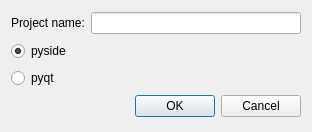
<?xml version="1.0" encoding="UTF-8"?>
<ui version="4.0">
 <class>DialogNewProject</class>
 <widget class="QDialog" name="DialogNewProject">
  <property name="geometry">
   <rect>
    <x>0</x>
    <y>0</y>
    <width>312</width>
    <height>132</height>
   </rect>
  </property>
  <property name="windowTitle">
   <string>New project</string>
  </property>
  <layout class="QVBoxLayout" name="verticalLayout">
   <item>
    <layout class="QHBoxLayout" name="horizontalLayout">
     <item>
      <widget class="QLabel" name="label">
       <property name="text">
        <string>Project name:</string>
       </property>
      </widget>
     </item>
     <item>
      <widget class="QLineEdit" name="lineEditName"/>
     </item>
    </layout>
   </item>
   <item>
    <widget class="QRadioButton" name="radioButtonPyside">
     <property name="text">
      <string notr="true">pyside</string>
     </property>
     <property name="checked">
      <bool>true</bool>
     </property>
    </widget>
   </item>
   <item>
    <widget class="QRadioButton" name="radioButtonPyqt">
     <property name="text">
      <string notr="true">pyqt</string>
     </property>
     <property name="checked">
      <bool>false</bool>
     </property>
    </widget>
   </item>
   <item>
    <widget class="QDialogButtonBox" name="buttonBox">
     <property name="orientation">
      <enum>Qt::Horizontal</enum>
     </property>
     <property name="standardButtons">
      <set>QDialogButtonBox::Cancel|QDialogButtonBox::Ok</set>
     </property>
    </widget>
   </item>
  </layout>
 </widget>
 <resources/>
 <connections>
  <connection>
   <sender>buttonBox</sender>
   <signal>accepted()</signal>
   <receiver>DialogNewProject</receiver>
   <slot>accept()</slot>
   <hints>
    <hint type="sourcelabel">
     <x>248</x>
     <y>254</y>
    </hint>
    <hint type="destinationlabel">
     <x>157</x>
     <y>274</y>
    </hint>
   </hints>
  </connection>
  <connection>
   <sender>buttonBox</sender>
   <signal>rejected()</signal>
   <receiver>DialogNewProject</receiver>
   <slot>reject()</slot>
   <hints>
    <hint type="sourcelabel">
     <x>316</x>
     <y>260</y>
    </hint>
    <hint type="destinationlabel">
     <x>286</x>
     <y>274</y>
    </hint>
   </hints>
  </connection>
 </connections>
</ui>
